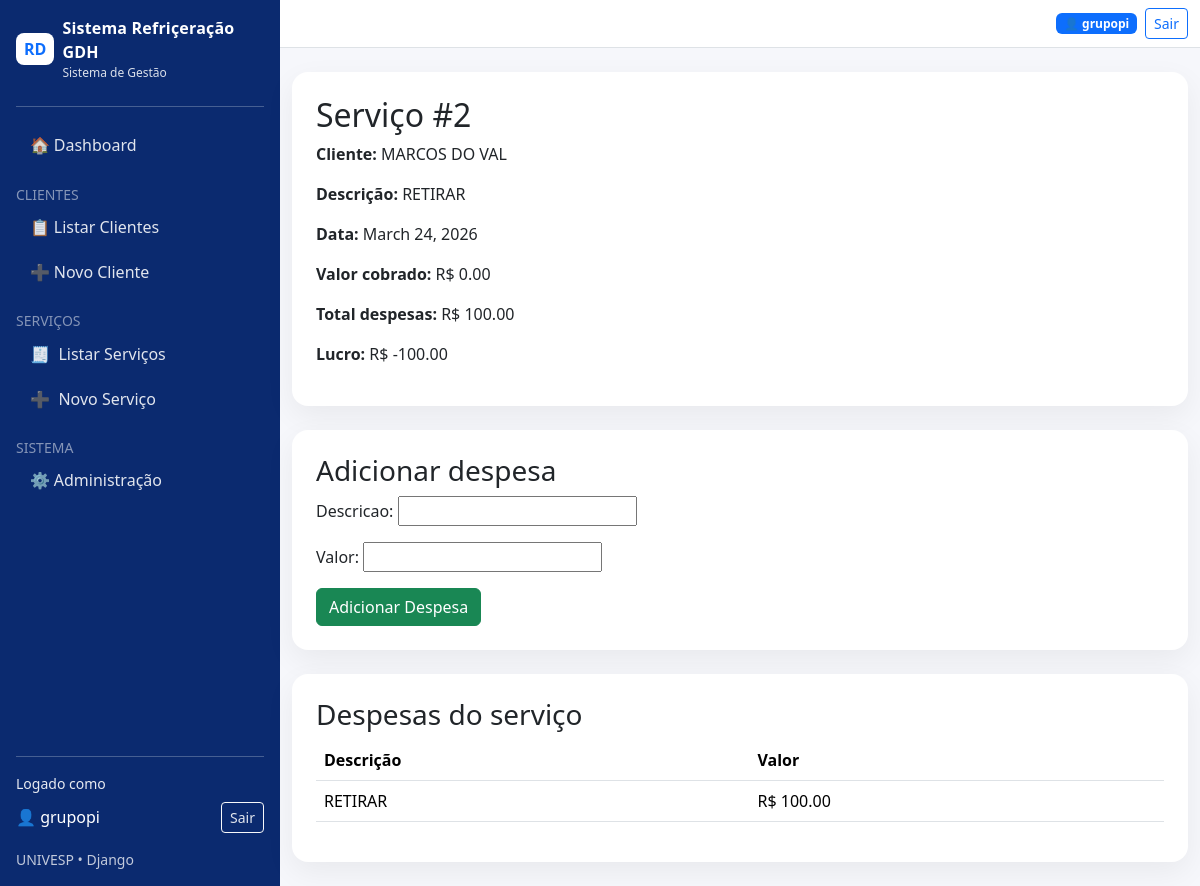
The app's page /servicos/2/ (signed in) with its own data.
### tarefas/models.py (models this page shows, shortened)
class Servico(models.Model):
    cliente = models.ForeignKey(Cliente, on_delete=models.CASCADE)
    descricao = models.TextField()
    data_servico = models.DateField()
    valor_cobrado = models.DecimalField(max_digits=10, decimal_places=2, default=0)
    def total_despesas(self):
        return sum(d.valor for d in self.despesas.all())
    def lucro(self):
        return self.valor_cobrado - self.total_despesas()

class Cliente(models.Model):
    nome = models.CharField(max_length=150)
    telefone = models.CharField(max_length=20, blank=True, null=True)
    email = models.EmailField(blank=True, null=True)
    endereco = models.CharField(max_length=255, blank=True, null=True)
    def __str__(self):
        return self.nome

class Despesa(models.Model):
    servico = models.ForeignKey(
        Servico,
        on_delete=models.CASCADE,
        related_name='despesas'
    )
    descricao = models.CharField(max_length=200)
    valor = models.DecimalField(max_digits=10, decimal_places=2)

### tarefas/views.py (the view)
# urls.py: path('servicos/<int:servico_id>/', views.detalhe_servico, name='detalhe_servico'),
@login_required
def detalhe_servico(request, servico_id):
    servico = get_object_or_404(Servico, id=servico_id)
    despesas = Despesa.objects.filter(servico=servico)
    if request.method == 'POST':
        despesa_form = DespesaForm(request.POST)
        if despesa_form.is_valid():
            despesa = despesa_form.save(commit=False)
            despesa.servico = servico
            despesa.save()
            return redirect('detalhe_servico', servico_id=servico.id)
    else:
        despesa_form = DespesaForm()
    return render(request, 'detalhe_servico.html', {
        'servico': servico,
        'despesas': despesas,
        'despesa_form': despesa_form
    })

### tarefas/forms.py
class DespesaForm(forms.ModelForm):
    class Meta:
        model = Despesa
        fields = ['descricao', 'valor']

### templates/detalhe_servico.html (shortened to what this page needs)
{% extends "base.html" %}
{% block content %}
<div class="card card-soft p-4 mb-4">
    <h2>Serviço #{{ servico.id }}</h2>
    <p><strong>Cliente:</strong> {{ servico.cliente }}</p>
    <p><strong>Descrição:</strong> {{ servico.descricao }}</p>
    <p><strong>Data:</strong> {{ servico.data_servico }}</p>
    <p><strong>Valor cobrado:</strong> R$ {{ servico.valor_cobrado }}</p>
    <p><strong>Total despesas:</strong> R$ {{ servico.total_despesas }}</p>
    <p><strong>Lucro:</strong> R$ {{ servico.lucro }}</p>
</div>
<div class="card card-soft p-4 mb-4">
    <h3>Adicionar despesa</h3>
    <form method="post">
        {{ despesa_form.as_p }}
        <button type="submit" class="btn btn-success">Adicionar Despesa</button>
    </form>
</div>
<div class="card card-soft p-4">
    <h3>Despesas do serviço</h3>
    <table class="table">
        <thead>
            <tr>
                <th>Descrição</th>
                <th>Valor</th>
            </tr>
        </thead>
        <tbody>
            {% for despesa in despesas %}
            <tr>
                <td>{{ despesa.descricao }}</td>
                <td>R$ {{ despesa.valor }}</td>
            </tr>
            {% empty %}
            <tr>
                <td colspan="2">Nenhuma despesa cadastrada.</td>
            </tr>
            {% endfor %}
        </tbody>
    </table>
</div>
{% endblock %}

### templates/base.html (shortened to what this page needs)
<!doctype html>
<html lang="pt-BR">
<head>
  <link href="https://cdn.jsdelivr.net/npm/bootstrap@5.3.3/dist/css/bootstrap.min.css" rel="stylesheet">
</head>
<body>
  <div class="d-flex">
    <aside class="sidebar d-none d-lg-flex flex-column p-3">
      <div class="d-flex align-items-center gap-2 mb-3">
        <div class="bg-white text-primary fw-bold rounded-3 px-2 py-1">RD</div>
        <div>
          <div class="brand">Sistema Refriçeração GDH</div>
          <div style="font-size:12px; opacity:.85;">Sistema de Gestão</div>
        </div>
      </div>
      <hr class="border-light opacity-25 my-2">
      <nav class="mt-2">
        <a class="nav-pill {% if request.path == '/' %}active{% endif %}" href="{% url 'index' %}">
            🏠 Dashboard
        </a>
        <div class="mt-3 small text-white-50">CLIENTES</div>
        <a class="nav-pill" href="{% url 'listar_clientes' %}">
            📋 Listar Clientes
        </a>
        <a class="nav-pill" href="{% url 'novo_cliente' %}">
            ➕ Novo Cliente
        </a>
        <div class="mt-3 small text-white-50">SERVIÇOS</div>
        <a class="nav-pill" href="{% url 'listar_servicos' %}">
          🧾 <span>Listar Serviços</span>
        </a>
        <a class="nav-pill" href="{% url 'novo_servico' %}">
          ➕ <span>Novo Serviço</span>
        </a>
        <div class="mt-3 small text-white-50">SISTEMA</div>
        <a class="nav-pill" href="/admin/">
            ⚙️ Administração
        </a>
      </nav>
      <div class="mt-auto">
        <hr class="border-light opacity-25 my-3">
        {% if user.is_authenticated %}
          <div class="small mb-2" style="opacity:.9;">Logado como</div>
          <div class="d-flex align-items-center justify-content-between gap-2">
            <div class="text-truncate">👤 {{ user.username }}</div>
            <a class="btn btn-outline-light btn-sm" href="{% url 'logout' %}">Sair</a>
          </div>
        {% else %}
          <a class="btn btn-light btn-sm w-100" href="{% url 'login' %}">Entrar</a>
        {% endif %}
        <div class="mt-3 small" style="opacity:.75;">
          UNIVESP • Django
        </div>
      </div>
    </aside>
    <div class="flex-grow-1 content-wrap">
      <nav class="navbar navbar-light bg-white border-bottom">
        <div class="container-fluid">
          <div class="d-flex align-items-center gap-2 ms-auto">
            {% if user.is_authenticated %}
              <span class="badge text-bg-primary">👤 {{ user.username }}</span>
              <a class="btn btn-outline-primary btn-sm" href="{% url 'logout' %}">Sair</a>
            {% endif %}
          </div>
        </div>
      </nav>
      <main class="container my-4">
        {% block content %}{% endblock %}
      </main>
    </div>
  </div>
</body>
</html>

### templates/base.html (style rules this page uses)
body { background: #f6f7fb; }
.sidebar { width: 280px; min-height: 100vh; position: sticky; top: 0; background: #0b2a6f; color: #fff; }
.sidebar .brand { font-weight: 700; letter-spacing: .2px; }
.sidebar a { color: rgba(255,255,255,.88); text-decoration: none; }
.nav-pill { display: flex; align-items: center; gap: .55rem; padding: .65rem .85rem; border-radius: 12px; }
.content-wrap { min-height: 100vh; }
.card-soft { border: 0; border-radius: 16px; box-shadow: 0 10px 30px rgba(0,0,0,.06); }

### records on screen
Servico: id "2", cliente "MARCOS DO VAL", descricao "RETIRAR", data_servico "March 24, 2026", valor_cobrado "0.00", total_despesas "100.00", lucro "-100.00"
Despesa: descricao "RETIRAR", valor "100.00"

### other values on screen
{{ user.username }} "grupopi"
